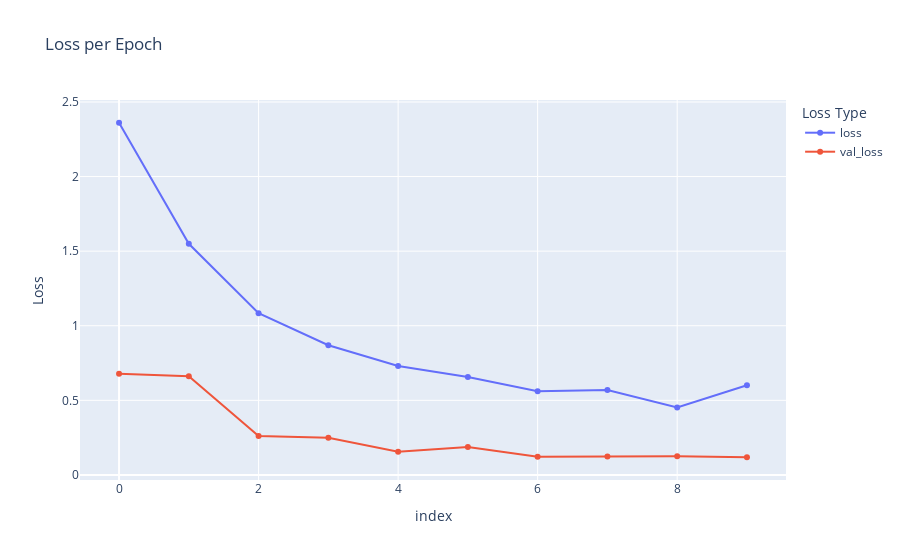
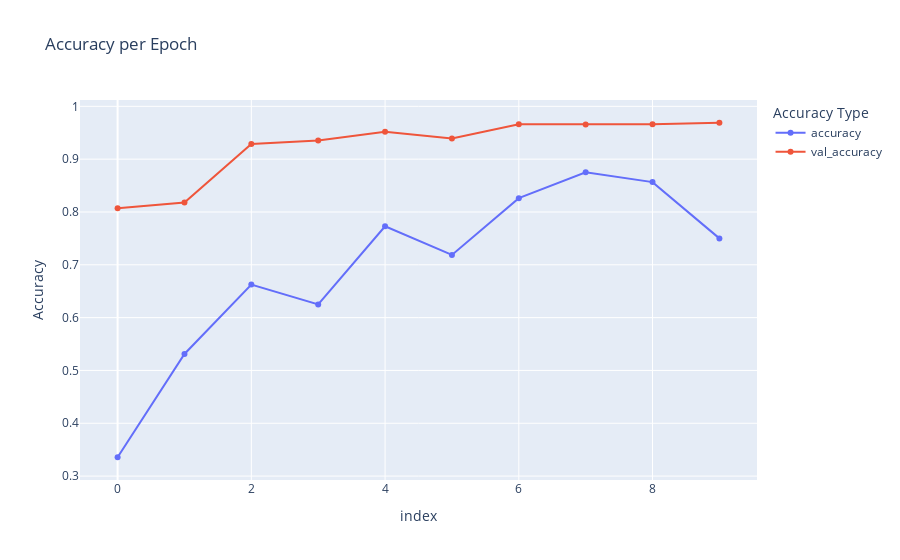

The code cell stored with these charts, in order, in its notebook:
### Code cell
import plotly.express as px
import pandas as pd

# Convert history to a DataFrame for easier plotting
history_df = pd.DataFrame(history.history)

# Plot for Loss
fig_loss = px.line(
    history_df, 
    y=['loss', 'val_loss'], 
    labels={'value': 'Loss', 'epoch': 'Epoch'}, 
    title='Loss per Epoch'
)
fig_loss.update_layout(legend_title_text='Loss Type')
fig_loss.update_traces(mode='lines+markers')
fig_loss.show()

# Plot for Accuracy
fig_accuracy = px.line(
    history_df, 
    y=['accuracy', 'val_accuracy'], 
    labels={'value': 'Accuracy', 'epoch': 'Epoch'}, 
    title='Accuracy per Epoch'
)
fig_accuracy.update_layout(legend_title_text='Accuracy Type')
fig_accuracy.update_traces(mode='lines+markers')
fig_accuracy.show()

### Figure 1 — Plotly figure (JSON) as saved in the notebook; plotly's stock layout.template omitted (floating-point values rounded to 4 significant figures)
{"data": [{"hovertemplate": "variable=loss<br>index=%{x}<br>Loss=%{y}<extra></extra>", "legendgroup": "loss", "line": {"color": "#636efa", "dash": "solid"}, "marker": {"symbol": "circle"}, "mode": "lines+markers", "name": "loss", "orientation": "v", "showlegend": true, "type": "scatter", "x": [0, 1, 2, 3, 4, 5, 6, 7, 8, 9], "xaxis": "x", "y": [2.361, 1.549, 1.084, 0.8692, 0.7301, 0.6569, 0.5612, 0.5685, 0.4519, 0.6015], "yaxis": "y"}, {"hovertemplate": "variable=val_loss<br>index=%{x}<br>Loss=%{y}<extra></extra>", "legendgroup": "val_loss", "line": {"color": "#EF553B", "dash": "solid"}, "marker": {"symbol": "circle"}, "mode": "lines+markers", "name": "val_loss", "orientation": "v", "showlegend": true, "type": "scatter", "x": [0, 1, 2, 3, 4, 5, 6, 7, 8, 9], "xaxis": "x", "y": [0.6779, 0.6615, 0.2604, 0.2495, 0.155, 0.1879, 0.1212, 0.124, 0.1246, 0.1184], "yaxis": "y"}], "layout": {"legend": {"title": {"text": "Loss Type"}, "tracegroupgap": 0}, "title": {"text": "Loss per Epoch"}, "xaxis": {"anchor": "y", "domain": [0, 1], "title": {"text": "index"}}, "yaxis": {"anchor": "x", "domain": [0, 1], "title": {"text": "Loss"}}}}

### Figure 2 — Plotly figure (JSON) as saved in the notebook; plotly's stock layout.template omitted (floating-point values rounded to 4 significant figures)
{"data": [{"hovertemplate": "variable=accuracy<br>index=%{x}<br>Accuracy=%{y}<extra></extra>", "legendgroup": "accuracy", "line": {"color": "#636efa", "dash": "solid"}, "marker": {"symbol": "circle"}, "mode": "lines+markers", "name": "accuracy", "orientation": "v", "showlegend": true, "type": "scatter", "x": [0, 1, 2, 3, 4, 5, 6, 7, 8, 9], "xaxis": "x", "y": [0.3357, 0.5312, 0.6625, 0.625, 0.7729, 0.7188, 0.8262, 0.875, 0.8566, 0.75], "yaxis": "y"}, {"hovertemplate": "variable=val_accuracy<br>index=%{x}<br>Accuracy=%{y}<extra></extra>", "legendgroup": "val_accuracy", "line": {"color": "#EF553B", "dash": "solid"}, "marker": {"symbol": "circle"}, "mode": "lines+markers", "name": "val_accuracy", "orientation": "v", "showlegend": true, "type": "scatter", "x": [0, 1, 2, 3, 4, 5, 6, 7, 8, 9], "xaxis": "x", "y": [0.8071, 0.8181, 0.9287, 0.9353, 0.952, 0.9389, 0.9662, 0.9657, 0.9662, 0.9689], "yaxis": "y"}], "layout": {"legend": {"title": {"text": "Accuracy Type"}, "tracegroupgap": 0}, "title": {"text": "Accuracy per Epoch"}, "xaxis": {"anchor": "y", "domain": [0, 1], "title": {"text": "index"}}, "yaxis": {"anchor": "x", "domain": [0, 1], "title": {"text": "Accuracy"}}}}
